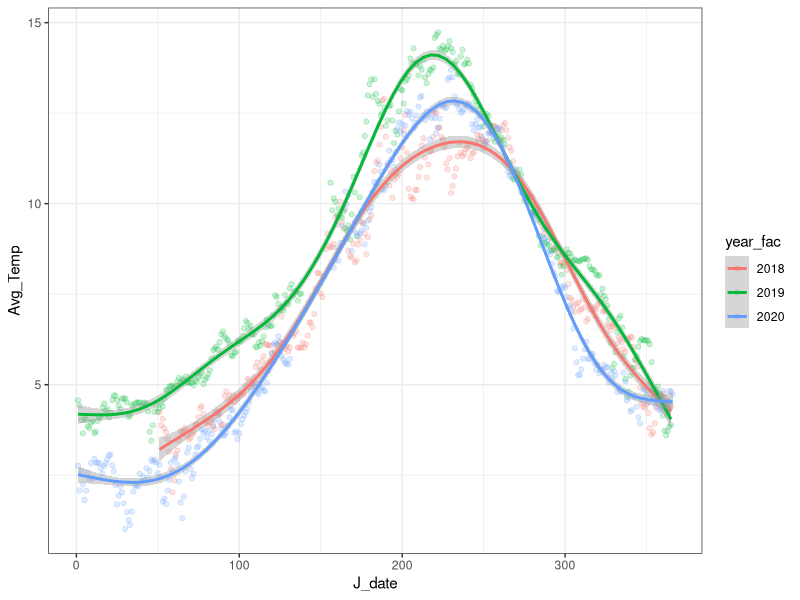
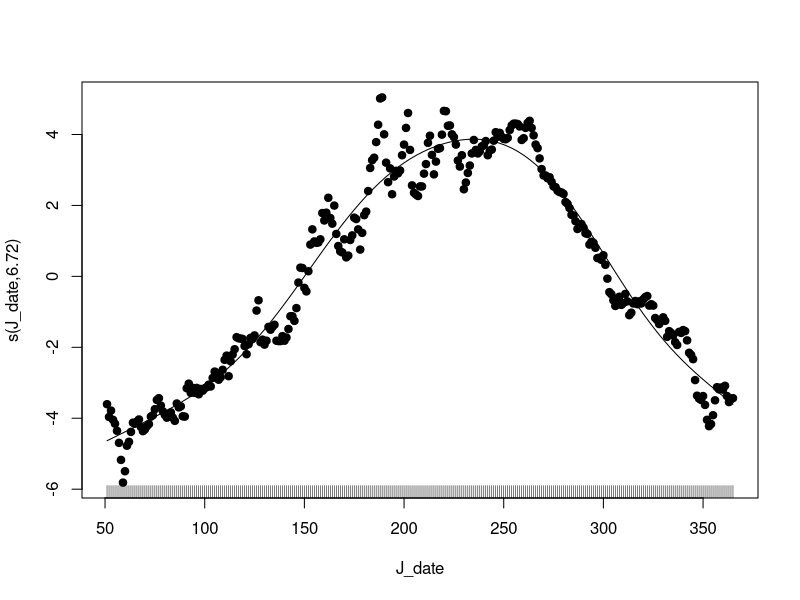
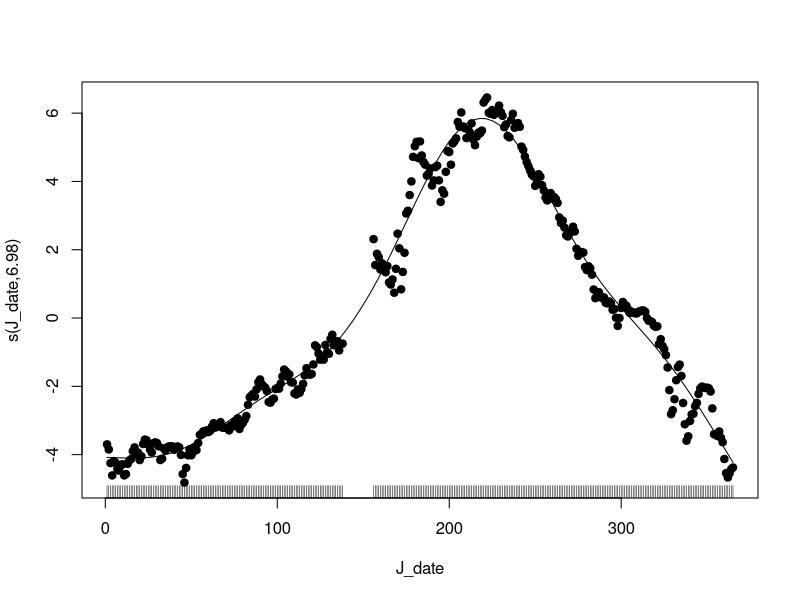
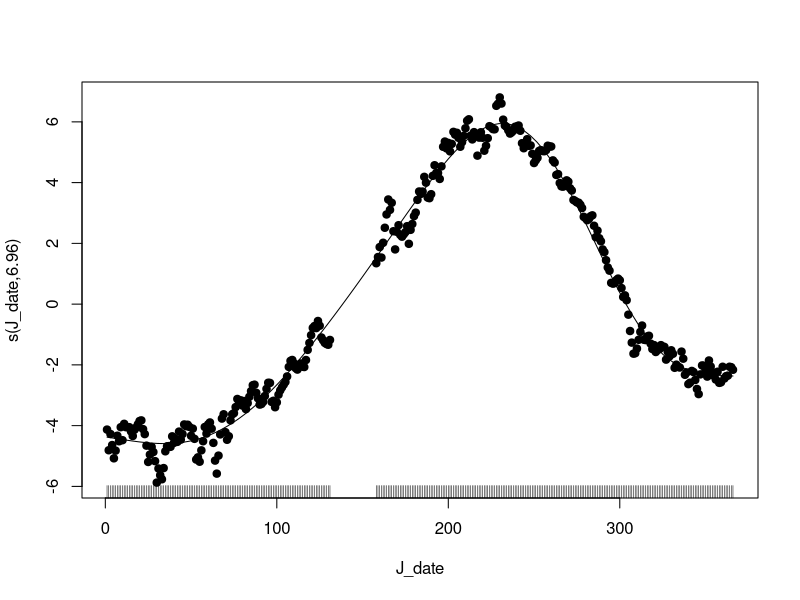
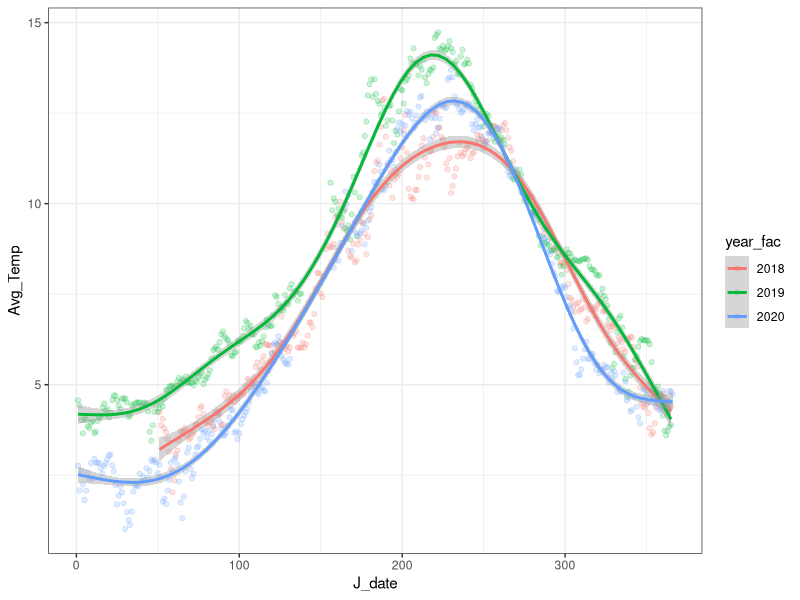

Generate these figures, in order, with R:
# This is the data import script for ocean temp in cook bay

library(tidyverse)
library(lubridate)

# Read in the data and rename any columns that need renaming
cooktemp <- read_csv("data/DailyTempAvg1.csv")
head(cooktemp)

cooktemp <- cooktemp %>%
  rename("Avg_Temp" = "Avg Temp")

head(cooktemp)
tail(cooktemp)

##can see that last rows are all NA. Must remove these last 3 rows
cooktemp <-filter(cooktemp, !is.na(year))


tail(cooktemp) #you can see it worked 

#need to remove years 2021
cooktemp<-filter(cooktemp,year=="2018"|year=="2019" | year == "2020") # year %in% c("2018", "2019", "2020")
distinct(cooktemp, year)


#want to plot Avg Temp by date with year dif color
cooktemp <- cooktemp %>%
  mutate(year_fac = as.factor(year))

cooktemp <- cooktemp %>%
  mutate(Avg_Temp = as.numeric(Avg_Temp))

str(cooktemp)

ggplot(cooktemp, aes(J_date, Avg_Temp, color = year_fac)) +
  geom_point(alpha = 0.2) +
  theme_bw() +
  geom_smooth(method = "gam", formula = y ~ s(x, k = 8), se = T)

ggsave("./figs/Cook_Bay_Temp1.png", width = 6, height = 4, units = 'in')

# fit gam to predict maximum, etc. 
drop <- is.na(cooktemp$Avg_Temp)
cooktemp <- cooktemp[!drop,]

# check
sum(is.na(cooktemp$Avg_Temp))

mod_2018 <- mgcv::gam(Avg_Temp ~ s(J_date, k = 8), data = filter(cooktemp, year_fac == 2018))

plot(mod_2018, resid = T, pch = 19, se = F)

max(predict(mod_2018, se.fit = F))
## 2019
mod_2019 <- mgcv::gam(Avg_Temp ~ s(J_date, k = 8), data = filter(cooktemp, year_fac == 2019))

plot(mod_2019, resid = T, pch = 19, se = F)

max(predict(mod_2019, se.fit = F))

## 2020
mod_2020 <- mgcv::gam(Avg_Temp ~ s(J_date, k = 8), data = filter(cooktemp, year_fac == 2020))

plot(mod_2020, resid = T, pch = 19, se = F)

max(predict(mod_2020, se.fit = F))

##Mike make plot better by only showing curve and not datapoints?
##Mike test if years different in cooktemp?